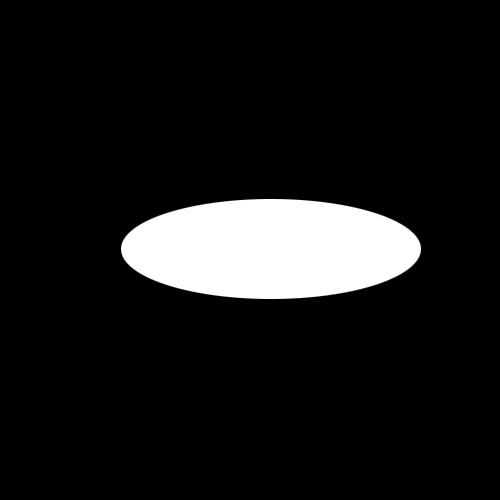
#> input picture images/affine_transformation/image_1_13.jpg, 500 x 500 px, found by its file name; its folder holds only this picture in this run
$ jupyter execute --allow-errors affine_transformation.ipynb
#> lines starting #> are read from the running program, lines starting #| are printed output that depends on the picture; after the words box and inside, x2 and y2 are one past the last pixel; in counts of white or black regions, pixels touching at a corner belong together; long printed decimals are rounded
#> further down, src is the input picture: shape (500, 500, 3); min 0, max 255, mean 24
#> after the loop `for i in range(length):`: brightness = 5623260; xc = 1521890745; yc = 1397696310
#> `xc = xc / brightness`: xc = 270.6
#> `yc = yc / brightness`: yc = 248.6
#| 270.642 248.556
### plots.py
import os
import matplotlib.pyplot as plt


def get_center(image):
    center = (image.shape[0] / 2 + .5, image.shape[1] / 2 + .5)
    return center


# [13 lines left out: function subplot_result, not called in this run]


def plot_result(image, title):
    plt.figure(title)
    plt.imshow(image, cmap="gray")
    plt.xticks([]), plt.yticks([])


# [5 lines left out: function save_picture, not called in this run]


def draw_center_point(x, y):
#> after the loop `for i in range(length):`: B = 2.68e+10; C = 5838647.9; D = 3.33e+10
#| 26782202885.680 5838647.857 33334904875.368
#> `theta = .5 * np.arctan2(C, B) + np.pi * n`: theta = 0.000109
#> `mu = np.sqrt((D + np.sqrt(C**2 + B**2)) / (D - np.sqrt(C**2 + B**2)))`: mu = 3.03
#| 0.000109 3.029
#> `R_plus_om = np.array([[np.cos(theta), -np.sin(theta)], [np.sin(theta),..`: R_plus_om = [[1, -0.000109], [0.000109, 1]]
#> `R_minus_om = np.array([[np.cos(-theta), -np.sin(-theta)], [np.sin(-the..`: R_minus_om = [[1, 0.000109], [-0.000109, 1]]
#> `S = np.array([[1/mu, 0], [0, 1]])`: S = [[0.33, 0], [0, 1]]
#> the loop `for i in range(len(x_shape)):` made 22052 passes
#> after the loop `for i in range(len(x_shape)):`:
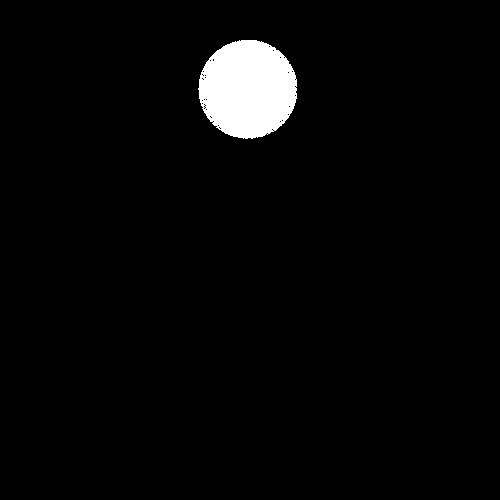
#> big_circle: shape (500, 500) float64; 3% white; 1 white region, box (x1, y1, x2, y2) and area: (198, 40, 297, 139) 7621
#> after the loop `for i in range (0,length):`: summ1 = 199344469.8; summ2 = 6008359
#> `M=summ1/(K*summ2)`: M = 3.32
#| 3.318
#> `M_mat = np.array([[1/M, 0], [0, 1/M]])`: M_mat = [[0.301, 0], [0, 0.301]]
#> (printed output is left out)
#> the loop `for i in range(len(center_tilde[0])):` made 22052 passes
#> after the loop `for i in range(len(center_tilde[0])):`:
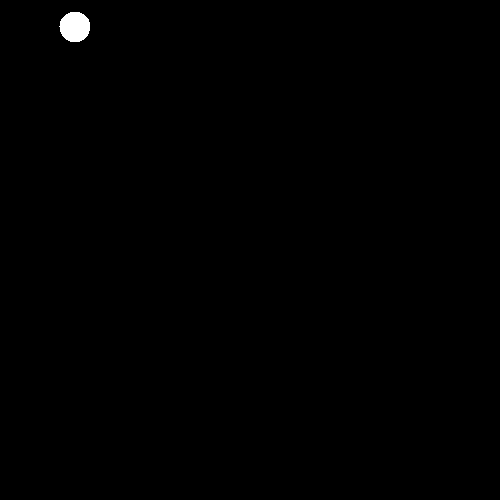
#> final: shape (500, 500) float64; 0.29% white; 1 white region, box (x1, y1, x2, y2) and area: (59, 12, 90, 42) 735
#> `plt.show()`:
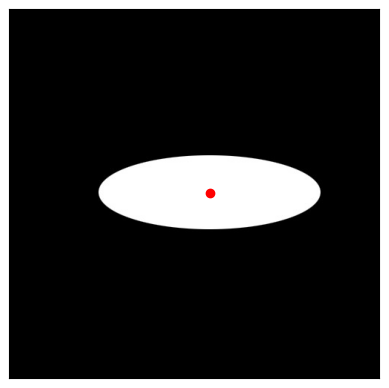
#> figure drawn by matplotlib, 1 panel
    plt.scatter(x, y, color='r')


# [6 lines left out: function save_pictures, not called in this run]

### affine_transformation.ipynb
[cell 1]
###Importing Libraries###
import cv2 as cv
import numpy as np
import math as mt
import matplotlib.pyplot as plt
from plots import *

#> (a cell that did not finish here is left out)
